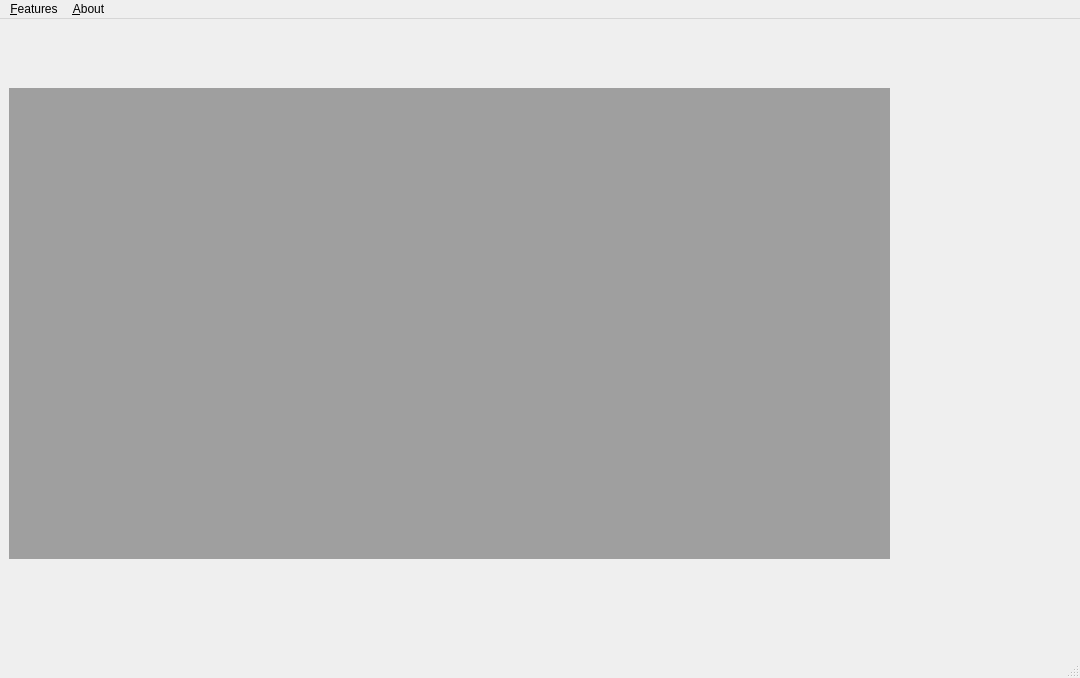
<?xml version="1.0" encoding="UTF-8"?>
<ui version="4.0">
 <class>main_window</class>
 <widget class="QMainWindow" name="main_window">
  <property name="geometry">
   <rect>
    <x>0</x>
    <y>0</y>
    <width>1080</width>
    <height>678</height>
   </rect>
  </property>
  <property name="windowTitle">
   <string>Generation &amp; Visualization</string>
  </property>
  <widget class="QWidget" name="centralwidget">
   <widget class="QMdiArea" name="mdi_area">
    <property name="geometry">
     <rect>
      <x>9</x>
      <y>69</y>
      <width>881</width>
      <height>471</height>
     </rect>
    </property>
    <property name="viewMode">
     <enum>QMdiArea::SubWindowView</enum>
    </property>
   </widget>
  </widget>
  <widget class="QMenuBar" name="menubar">
   <property name="geometry">
    <rect>
     <x>0</x>
     <y>0</y>
     <width>1080</width>
     <height>28</height>
    </rect>
   </property>
   <widget class="QMenu" name="menu_feature">
    <property name="title">
     <string>&amp;Features</string>
    </property>
    <addaction name="action_data_generation"/>
    <addaction name="separator"/>
    <addaction name="action_log_processing"/>
    <addaction name="action_result_metrics"/>
    <addaction name="separator"/>
    <addaction name="action_spearman"/>
    <addaction name="action_anova"/>
    <addaction name="separator"/>
    <addaction name="action_scatter"/>
   </widget>
   <widget class="QMenu" name="menu_About">
    <property name="title">
     <string>&amp;About</string>
    </property>
    <addaction name="action_application"/>
   </widget>
   <addaction name="menu_feature"/>
   <addaction name="menu_About"/>
  </widget>
  <widget class="QStatusBar" name="statusbar"/>
  <action name="action_application">
   <property name="text">
    <string>This &amp;Application</string>
   </property>
  </action>
  <action name="action_data_generation">
   <property name="text">
    <string>Data &amp;Generation</string>
   </property>
  </action>
  <action name="actionData_Visualization">
   <property name="text">
    <string>Data &amp;Visualization</string>
   </property>
  </action>
  <action name="action_data_visualization">
   <property name="text">
    <string>Data &amp;Visualization</string>
   </property>
  </action>
  <action name="action_result_metrics">
   <property name="text">
    <string>Result &amp;Metrics</string>
   </property>
  </action>
  <action name="action_log_processing">
   <property name="text">
    <string>&amp;Log Processing</string>
   </property>
  </action>
  <action name="action_spearman">
   <property name="text">
    <string>&amp;Spearmanr Correlation Analysis</string>
   </property>
  </action>
  <action name="action_anova">
   <property name="text">
    <string>&amp;ANOVA Analysis</string>
   </property>
  </action>
  <action name="action_scatter">
   <property name="text">
    <string>Scatter &amp;Plot</string>
   </property>
  </action>
 </widget>
 <resources/>
 <connections/>
</ui>
